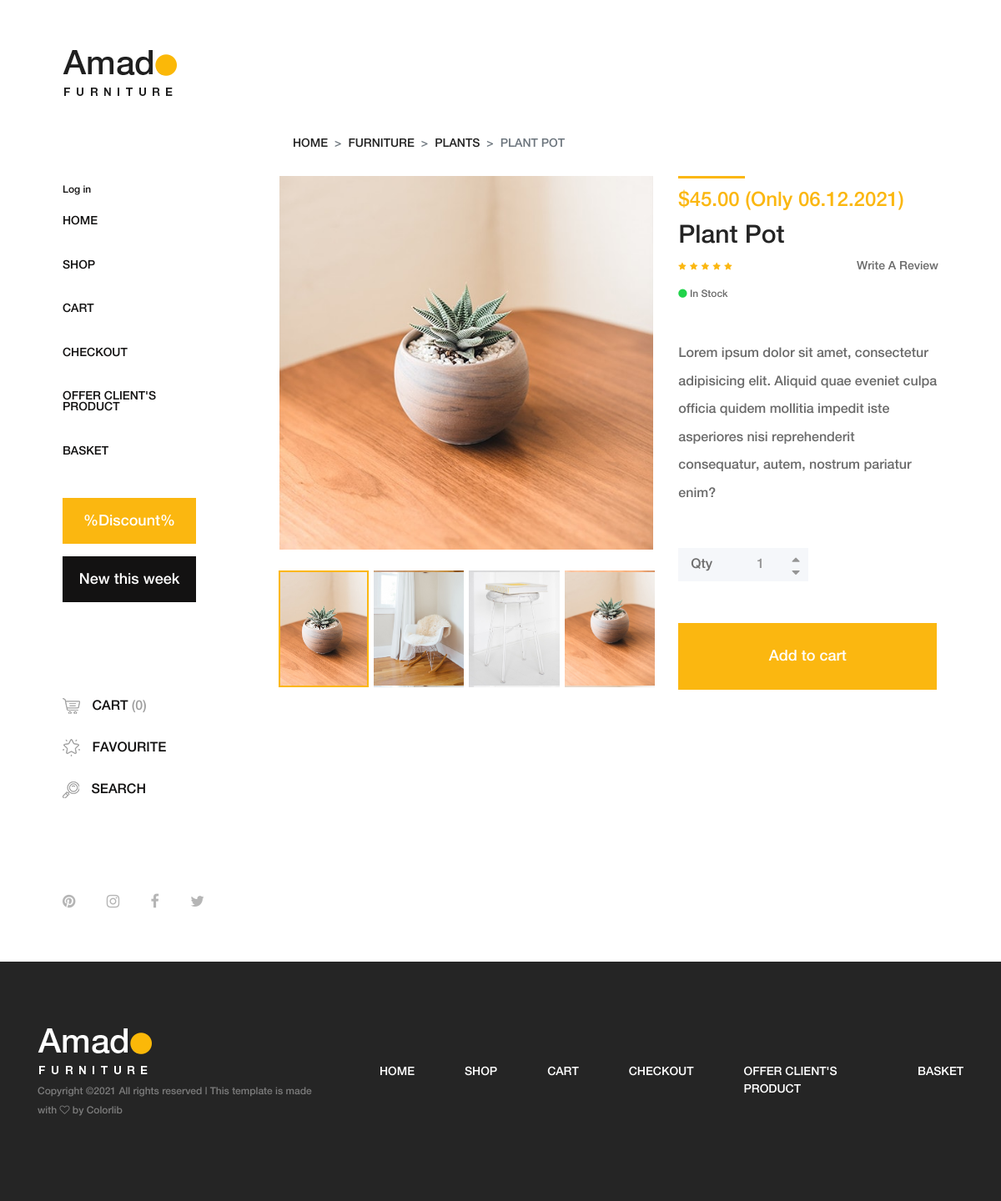
Page /product-details/9 on the earlier database version.
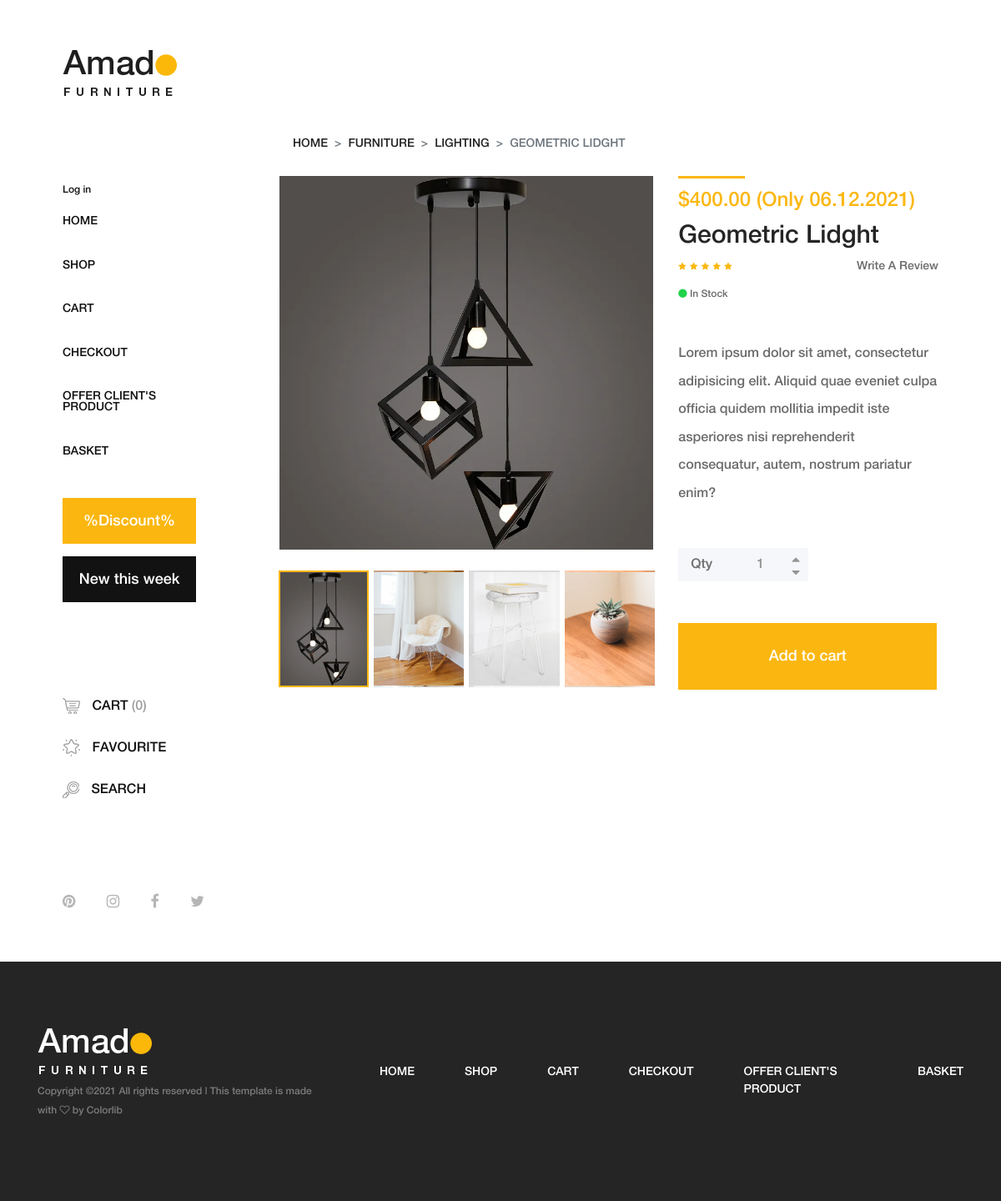
Same page on the later database version.
### mainapp/models.py (models this page shows, shortened)
class Product(models.Model):
    category = models.ForeignKey(ProductCategory, on_delete=models.CASCADE)
    name = models.CharField(verbose_name='имя продукта', max_length=128, validators=[onlyLatin])
    image = models.ImageField(upload_to='products_images', blank=True)
    short_desc = models.CharField(max_length=60, verbose_name='краткое описание продукта', blank=True)
    description = models.TextField(verbose_name='Описание продукта', blank=True)
    price = models.DecimalField(verbose_name='цена продукта', max_digits=8, decimal_places=2, default=0)
    quantity = models.PositiveIntegerField(verbose_name='Количество на складе', default=0)

class ProductCategory(models.Model):
    name = models.CharField(verbose_name='имя', max_length=64, unique=True, validators=[  # Добавил валидатор на латиницу
        onlyLatin
    ])
    description = models.TextField(verbose_name='описание', blank=True)
    def __str__(self):
        return self.name

### mainapp/views.py (the view)
# urls.py: path('product-details/<int:product_id>', mainapp.product_details, name='product_details'),
def product_details(request, product_id=None):
    content = {
        'title': 'Amado - Furniture Ecommerce | Product details',
        'links_menu': links_menu,
        'product_id': product_id,
        'product_item': Product.objects.filter(id=product_id)
    }
    return render(request, 'mainapp/product-details.html',
                  context=content)  # Второй параметр - это путь html страницы, относительно templates

### mainapp/templates/mainapp/product-details.html (shortened to what this page needs)
{% extends 'mainapp/base.html' %}
{% load static %}
{% block content %}
        <div class="single-product-area section-padding-100 clearfix">
            <div class="container-fluid">
                <div class="row">
                    <div class="col-12">
                        <nav aria-label="breadcrumb">
                            <ol class="breadcrumb mt-50">
                                <li class="breadcrumb-item"><a href="#">Home</a></li>
                                <li class="breadcrumb-item"><a href="#">Furniture</a></li>
                                <li class="breadcrumb-item"><a href="#">{{ product_item.0.category }}</a></li>
                                <li class="breadcrumb-item active" aria-current="page">{{ product_item.0.name }}</li>
                            </ol>
                        </nav>
                    </div>
                </div>
                <div class="row">
                    <div class="col-12 col-lg-7">
                        <div class="single_product_thumb">
                            <div id="product_details_slider" class="carousel slide" data-ride="carousel">
                                <ol class="carousel-indicators">
                                    <li class="active" data-target="#product_details_slider" data-slide-to="0" style="background-image: url(/media/{{ product_item.0.image }});">
                                    </li>
                                    <li data-target="#product_details_slider" data-slide-to="1" style="background-image: url({% static 'img/product-img/pro-big-2.jpg' %});">
                                    </li>
                                    <li data-target="#product_details_slider" data-slide-to="2" style="background-image: url({% static 'img/product-img/pro-big-3.jpg' %});">
                                    </li>
                                    <li data-target="#product_details_slider" data-slide-to="3" style="background-image: url({% static 'img/product-img/pro-big-4.jpg' %});">
                                    </li>
                                </ol>
                                <div class="carousel-inner">
                                    <div class="carousel-item active">
                                        <a class="gallery_img" href="/media/{{ product_item.0.image }}">
                                            <img class="d-block w-100" src="/media/{{ product_item.0.image }}" alt="First slide">
                                        </a>
                                    </div>
                                </div>
                            </div>
                        </div>
                    </div>
                    <div class="col-12 col-lg-5">
                        <div class="single_product_desc">
                            <div class="product-meta-data">
                                <div class="line"></div>
                                <p class="product-price">${{ product_item.0.price }} (Only {% now "d.m.Y" %})</p>
                                <a href="/product-details/">
                                    <h6>{{ product_item.0.name }}</h6>
                                </a>
                                <div class="ratings-review mb-15 d-flex align-items-center justify-content-between">
                                    <div class="ratings">
                                        <i class="fa fa-star" aria-hidden="true"></i>
                                        <i class="fa fa-star" aria-hidden="true"></i>
                                        <i class="fa fa-star" aria-hidden="true"></i>
                                        <i class="fa fa-star" aria-hidden="true"></i>
                                        <i class="fa fa-star" aria-hidden="true"></i>
                                    </div>
                                    <div class="review">
                                        <a href="#">Write A Review</a>
                                    </div>
                                </div>
                                <p class="avaibility"><i class="fa fa-circle"></i> In Stock</p>
                            </div>
                            <div class="short_overview my-5">
                                <p>Lorem ipsum dolor sit amet, consectetur adipisicing elit. Aliquid quae eveniet culpa officia quidem mollitia impedit iste asperiores nisi reprehenderit consequatur, autem, nostrum pariatur enim?</p>
                            </div>
                            <form class="cart clearfix" method="post">
                                <div class="cart-btn d-flex mb-50">
                                    <p>Qty</p>
                                    <div class="quantity">
                                        <span class="qty-minus" onclick="var effect = document.getElementById('qty'); var qty = effect.value; if( !isNaN( qty ) &amp;&amp; qty &gt; 1 ) effect.value--;return false;"><i class="fa fa-caret-down" aria-hidden="true"></i></span>
                                        <input type="number" class="qty-text" id="qty" step="1" min="1" max="300" name="quantity" value="1">
                                        <span class="qty-plus" onclick="var effect = document.getElementById('qty'); var qty = effect.value; if( !isNaN( qty )) effect.value++;return false;"><i class="fa fa-caret-up" aria-hidden="true"></i></span>
                                    </div>
                                </div>
                                <button type="submit" name="addtocart" value="5" class="btn amado-btn">Add to cart</button>
                            </form>
                        </div>
                    </div>
                </div>
            </div>
        </div>
{% endblock %}

### mainapp/templates/mainapp/base.html (shortened to what this page needs)
<!DOCTYPE html>
{% load static %}
<html>
<head>
    {% block css %}
        <link rel="stylesheet" href="{% static 'css/core-style.css' %}">
        <link rel="stylesheet" href="{% static 'style.css' %}">
    {% endblock %}
</head>
<body>
<div class="main-content-wrapper d-flex clearfix">
    <header class="header-area clearfix">
        <div class="logo">
            <a href="/"><img src="{% static 'img/core-img/logo.png' %}" alt=""></a>
        </div>
        {% block menu %}
        {% include 'mainapp/includes/inc_navigator_menu.html' %}
        {% endblock %}
        <div class="amado-btn-group mt-30 mb-100">
            <a href="#" class="btn amado-btn mb-15">%Discount%</a>
            <a href="#" class="btn amado-btn active">New this week</a>
        </div>
        <div class="cart-fav-search mb-100">
            <a href="/cart/" class="cart-nav"><img src="{% static 'img/core-img/cart.png' %}" alt=""> Cart <span>(0)</span></a>
            <a href="#" class="fav-nav"><img src="{% static 'img/core-img/favorites.png' %}" alt=""> Favourite</a>
            <a href="#" class="search-nav"><img src="{% static 'img/core-img/search.png' %}" alt=""> Search</a>
        </div>
        <div class="social-info d-flex justify-content-between">
            <a href="#"><i class="fa fa-pinterest" aria-hidden="true"></i></a>
            <a href="#"><i class="fa fa-instagram" aria-hidden="true"></i></a>
            <a href="#"><i class="fa fa-facebook" aria-hidden="true"></i></a>
            <a href="#"><i class="fa fa-twitter" aria-hidden="true"></i></a>
        </div>
    </header>
    {% block content %}
    {% endblock %}
</div>
{% block footer %}
    <footer class="footer_area clearfix">
        <div class="container">
            <div class="row align-items-center">
                <div class="col-12 col-lg-4">
                    <div class="single_widget_area">
                        <div class="footer-logo mr-50">
                            <a href="/"><img src="{% static 'img/core-img/logo2.png' %}" alt=""></a>
                        </div>
                        <p class="copywrite">
                            Copyright &copy;<script>document.write(new Date().getFullYear());</script>
                            All rights reserved | This template is made with <i class="fa fa-heart-o"
                                                                                aria-hidden="true"></i> by <a
                                href="https://colorlib.com" target="_blank">Colorlib</a>
                            </p>
                    </div>
                </div>
                <div class="col-12 col-lg-8">
                    <div class="single_widget_area">
                        <div class="footer_menu">
                            <nav class="navbar navbar-expand-lg justify-content-end">
                                <div class="collapse navbar-collapse" id="footerNavContent">
                                    <ul class="navbar-nav ml-auto">
                                        {% for link in links_menu %}
                                        <li class="nav-item ">
                                            {% if link.href == 'main:shop' %}
                                            <a class="nav-link" href="{% url link.href 1 %}"> {{link.name}}</a>
                                            {% else %}
                                            <a class="nav-link" href="{% url link.href %}"> {{link.name}}</a>
                                            {% endif %}
                                        {% endfor %}
                                    </ul>
                                </div>
                            </nav>
                        </div>
                    </div>
                </div>
            </div>
        </div>
    </footer>
{% endblock %}
</body>
</html>

### mainapp/templates/mainapp/includes/inc_navigator_menu.html (shortened to what this page needs)
<ul>
    <li>
        {% if user.is_authenticated %}
        <a href="{% url 'auth:logout' %}">
            Log out
        </a>
        {% else %}
        <a href="{% url 'auth:login' %}">
            Log in
        </a>
        {% endif %}
    </li>
</ul>
<nav class="amado-nav">
    <ul>
        {% for link in links_menu %}
        <li class="">
            {% if link.href == 'main:shop' %}
            <a href="{% url link.href 1 %}"> {{link.name}}</a>
            {% elif link.href == 'main:index' %}
            <a href="{% url link.href %}?page=1"> {{link.name}}</a>
            {% else %}
            <a href="{% url link.href %}"> {{link.name}}</a>
            {% endif %}
        </li>
        {% endfor %}
    </ul>
</nav>

Differences in the rows shown:
changed Product: category.name "PLANTS" → "LIGHTING"; name "PLANT POT" → "GEOMETRIC LIDGHT"; image: a different picture; price "45.00" → "400.00"; name "Plant Pot" → "Geometric Lidght"
